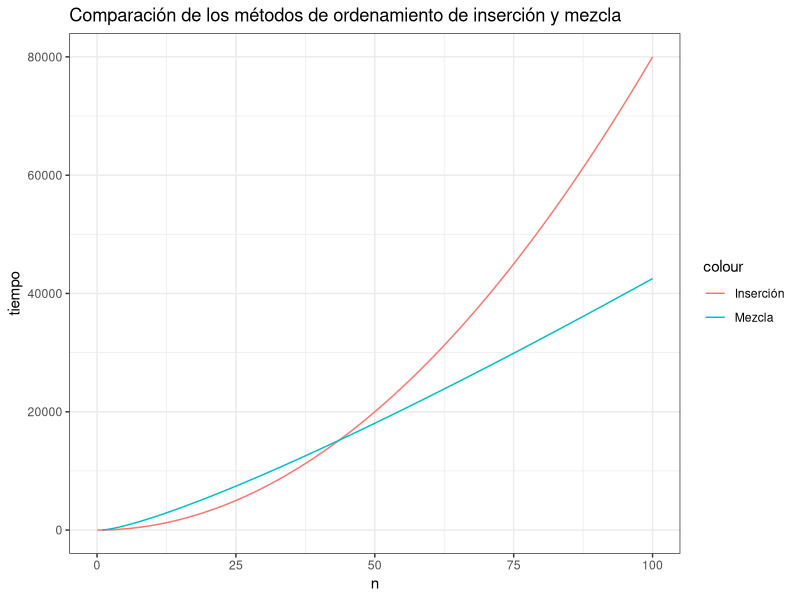
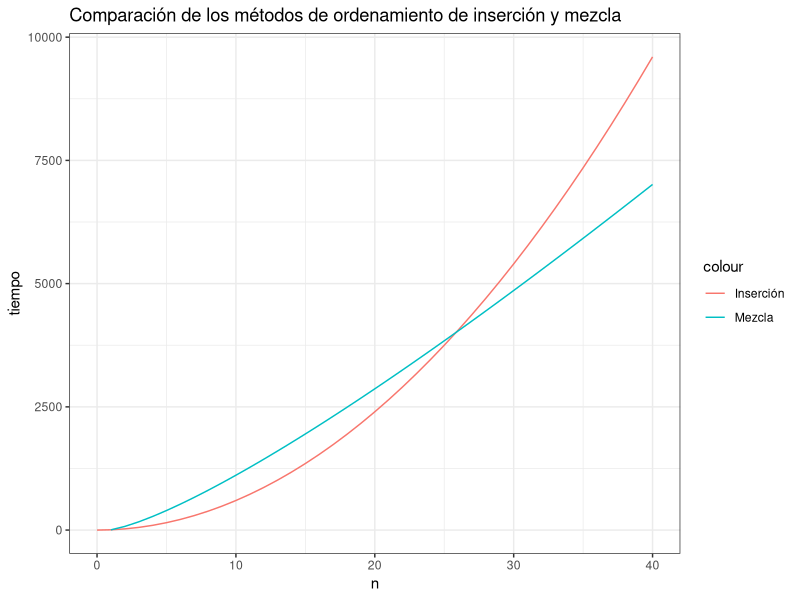
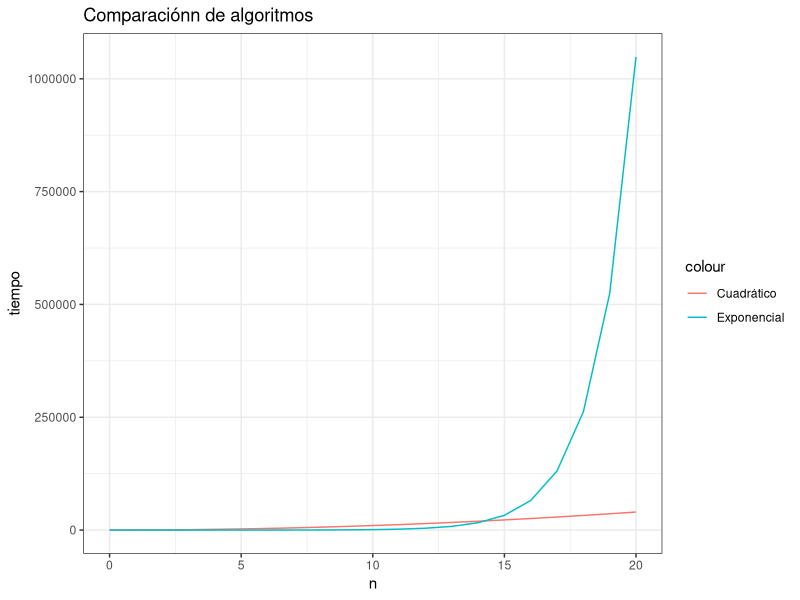

Write R code to recreate these figures, in order.
## ---- chunk 1
library(ggplot2)
knitr::opts_chunk$set(echo = TRUE)
## ---- chunk 2

Inser1  <- function(n){8*n^2}
Mezcla1 <- function(n){64*n*log2(n)}
n       <- 0:100

ggplot()+ theme_bw()+
  geom_line(aes(n, Inser1(n), col="Inserción"))+
  geom_line(aes(n, Mezcla1(n), col="Mezcla"))+
  xlab("n")+
  ylab("tiempo")+
  ggtitle("Comparación de los métodos de ordenamiento de inserción y mezcla")
## Warning: Removed 1 rows containing missing values (geom_path).


j       <- 40

while(j<50){
  if(Inser1(j)-Mezcla1(j)>0){
    break
  }
  j <- j+1
}

print(paste0("El algoritmo de inserción corre más rápido que el de mezcla para valores menores a ", round((j),1), "."))
## [1] "El algoritmo de inserción corre más rápido que el de mezcla para valores menores a 43.6 ."
## ---- chunk 3
n<-0:40
Inser2  <- function(n){6*n^2}
Mezcla2 <- function(n){32*n*log2(n)+5*n}

ggplot()+ theme_bw()+
  geom_line(aes(n, Inser2(n), col="Inserción"))+
  geom_line(aes(n, Mezcla2(n), col="Mezcla"))+
  xlab("n")+
  ylab("tiempo")+
  ggtitle("Comparación de los métodos de ordenamiento de inserción y mezcla")
## Warning: Removed 1 rows containing missing values (geom_path).


j       <- 23

while(j<27){
  if(Inser2(j)-Mezcla2(j)>0){
    break
  }
  j <- j+1
}

print(paste0("El algoritmo de inserción corre más rápido que el de mezcla para valores menores a ", round((j),1), "."))
## ---- chunk 4

cuad <- function(n){100*n^2}
expo <- function(n){2^n}

n <- 0:20

ggplot()+ theme_bw()+
  geom_line(aes(n, cuad(n), col="Cuadrático"))+
  geom_line(aes(n, expo(n), col="Exponencial"))+
  xlab("n")+
  ylab("tiempo")+
  ggtitle("Comparaciónn de algoritmos")


j <- 1

while(j<20){
  if(expo(j)-cuad(j)>0){
    break
  }
  j <- j+1
}

print(paste0("El valor más pequeño de n para el que el algoritmo de tiempo cuadrático 100n^2 corre más rápido que el exponencial 2^n es: ", round((j),1), "."))


